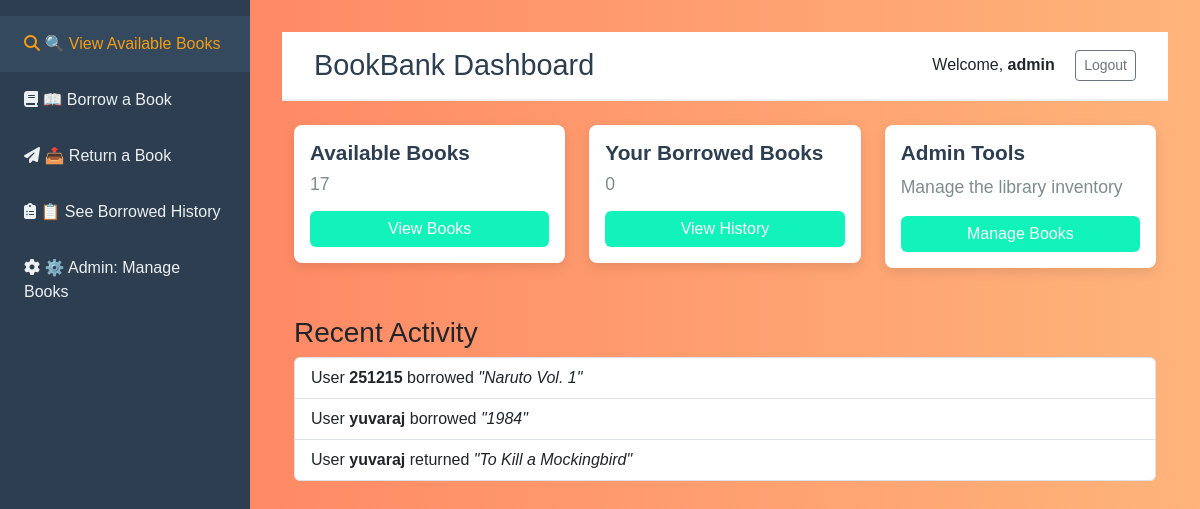
The page /dashboard (signed in) on the database its author committed.
### models.py (models this page shows, shortened)
class User(UserMixin, db.Model):
    id = db.Column(db.Integer, primary_key=True)
    username = db.Column(db.String(64), unique=True, nullable=False)
    email = db.Column(db.String(120), unique=True, nullable=False)
    password_hash = db.Column(db.String(256), nullable=False)
    is_admin = db.Column(db.Boolean, default=False)
    date_joined = db.Column(db.DateTime, default=datetime.utcnow)
    borrowed_books = db.relationship('BorrowedBook', backref='borrower', lazy=True)

class BorrowedBook(db.Model):
    id = db.Column(db.Integer, primary_key=True)
    user_id = db.Column(db.Integer, db.ForeignKey('user.id'), nullable=False)
    book_id = db.Column(db.Integer, db.ForeignKey('book.id'), nullable=False)
    borrow_date = db.Column(db.DateTime, default=datetime.utcnow)
    due_date = db.Column(db.DateTime, nullable=False)
    return_date = db.Column(db.DateTime, nullable=True)
    is_returned = db.Column(db.Boolean, default=False)
    fine_amount = db.Column(db.Float, default=0.0)
    damage_report = db.Column(db.Text, nullable=True)
    remarks = db.Column(db.Text, nullable=True)

class Book(db.Model):
    id = db.Column(db.Integer, primary_key=True)
    title = db.Column(db.String(200), nullable=False)
    author = db.Column(db.String(100), nullable=False)
    category = db.Column(db.String(50), nullable=False)
    quantity = db.Column(db.Integer, default=1)
    available_quantity = db.Column(db.Integer, default=1)
    date_added = db.Column(db.DateTime, default=datetime.utcnow)
    borrowed_records = db.relationship('BorrowedBook', backref='book', lazy=True)

### routes.py (the view)
@app.route('/dashboard')
@login_required
def dashboard():
    total_books = Book.query.count()
    available_books = sum([book.available_quantity for book in Book.query.all()])
    borrowed_count = BorrowedBook.query.filter_by(user_id=current_user.id, is_returned=False).count()
    overdue_count = 0
    borrowed_books = BorrowedBook.query.filter_by(user_id=current_user.id, is_returned=False).all()
    for book in borrowed_books:
        if book.is_overdue():
            overdue_count += 1
    recent_activity = BorrowedBook.query.order_by(BorrowedBook.borrow_date.desc()).limit(5).all()
    return render_template('dashboard.html',
                          total_books=total_books,
                          available_books=available_books,
                          borrowed_count=borrowed_count,
                          overdue_count=overdue_count,
                          recent_activity=recent_activity,
                          is_admin=current_user.is_admin)

### app.py (called while the page is built)
@login_manager.user_loader
def load_user(user_id):
    return db.session.get(User, int(user_id))

### templates/dashboard.html (shortened to what this page needs)
<!DOCTYPE html>
<html lang="en">
<head>
  <link href="https://cdn.jsdelivr.net/npm/bootstrap@5.3.0/dist/css/bootstrap.min.css" rel="stylesheet">
  <link rel="stylesheet" href="https://cdnjs.cloudflare.com/ajax/libs/font-awesome/6.4.0/css/all.min.css">
</head>
<body>
  <nav class="sidebar">
    <ul>
      <li>
        <a class="active" href="{{ url_for('available_books') }}">
          <i class="fa-solid fa-magnifying-glass"></i> 🔍 View Available Books
        </a>
      </li>
      <li>
        <a href="{{ url_for('borrow_books') }}">
          <i class="fa-solid fa-book"></i> 📖 Borrow a Book
        </a>
      </li>
      <li>
        <a href="{{ url_for('return_book') }}">
          <i class="fa-solid fa-paper-plane"></i> 📤 Return a Book
        </a>
      </li>
      <li>
        <a href="{{ url_for('borrowed_history') }}">
          <i class="fa-solid fa-clipboard-list"></i> 📋 See Borrowed History
        </a>
      </li>
      {% if current_user.is_admin %}
      <li>
        <a href="{{ url_for('admin_books') }}">
          <i class="fa-solid fa-gear"></i> ⚙️ Admin: Manage Books
        </a>
      </li>
      {% endif %}
    </ul>
  </nav>
  <div class="content">
    <header class="header mb-4">
      <h1>BookBank Dashboard</h1>
      <div>
        <span class="me-3">Welcome, <strong>{{ current_user.username }}</strong></span>
        <a href="{{ url_for('logout') }}" class="btn btn-outline-secondary btn-sm">Logout</a>
      </div>
    </header>
    <div class="container">
      <div class="row">
        <div class="col-md-4">
          <div class="card p-3">
            <h5 class="card-title">Available Books</h5>
            <p class="card-text display-6">{{ available_books }}</p>
            <a href="{{ url_for('available_books') }}" class="btn btn-custom">View Books</a>
          </div>
        </div>
        <div class="col-md-4">
          <div class="card p-3">
            <h5 class="card-title">Your Borrowed Books</h5>
            <p class="card-text display-6">{{ borrowed_count }}</p>
            <a href="{{ url_for('borrowed_history') }}" class="btn btn-custom">View History</a>
          </div>
        </div>
        <div class="col-md-4">
          {% if current_user.is_admin %}
          <div class="card p-3">
            <h5 class="card-title">Admin Tools</h5>
            <p class="card-text">Manage the library inventory</p>
            <a href="{{ url_for('admin_books') }}" class="btn btn-custom">Manage Books</a>
          </div>
          {% else %}
          <div class="card p-3">
            <h5 class="card-title">Overdue Books</h5>
            <p class="card-text display-6">{{ overdue_count }}</p>
            <a href="{{ url_for('borrowed_history') }}" class="btn btn-custom">View Overdue</a>
          </div>
          {% endif %}
        </div>
      </div>
      <div class="mt-4">
        <h3>Recent Activity</h3>
        <ul class="list-group">
          {% for activity in recent_activity %}
          <li class="list-group-item">
            User <strong>{{ activity.borrower.username }}</strong>
            {% if activity.is_returned %}
            returned <em>"{{ activity.book.title }}"</em>
            {% else %}
            borrowed <em>"{{ activity.book.title }}"</em>
            {% endif %}
          </li>
          {% else %}
          <li class="list-group-item">No recent activity</li>
          {% endfor %}
        </ul>
      </div>
    </div>
  </div>
</body>
</html>

### templates/dashboard.html (style rules this page uses)
body { background: linear-gradient(to right, #ff7e5f, #feb47b); font-family: Arial, sans-serif; }
.sidebar { height: 100vh; position: fixed; top: 0; left: 0; width: 250px; background-color: #2c3e50; padding-top: 1rem; }
.sidebar ul { list-style: none; padding-left: 0; }
.sidebar ul li a { display: block; color: #ecf0f1; padding: 1rem 1.5rem; text-decoration: none; transition: background 0.3s ease, color 0.3s ease; }
.sidebar ul li a:hover, .sidebar ul li a.active { background-color: #34495e; color: #f39c12; }
.content { margin-left: 250px; padding: 2rem; }
.header { background: #ffffff; border-bottom: 2px solid #ecf0f1; padding: 1rem 2rem; display: flex; justify-content: space-between; align-items: center; }
.header h1 { margin: 0; font-size: 1.8rem; color: #2c3e50; }
.btn-custom { background-color: #12f3bb; border: none; color: #ffffff; transition: background 0.3s ease; }
.card { margin-bottom: 1.5rem; border: none; border-radius: 0.5rem; box-shadow: 0 4px 12px rgba(0, 0, 0, 0.1); transition: transform 0.3s ease, box-shadow 0.3s ease; }
.card-title { font-size: 1.3rem; font-weight: 600; color: #2c3e50; }
.card-text { font-size: 1.1rem; color: #7f8c8d; }

### rows shown on the page
User: username "admin"
BorrowedBook: borrower.username "251215", book "Naruto Vol. 1"
BorrowedBook: borrower.username "yuvaraj", book "1984"
BorrowedBook: borrower.username "yuvaraj", book "To Kill a Mockingbird"

### other values the page prints
{{ available_books }} "17"
{{ borrowed_count }} "0"
